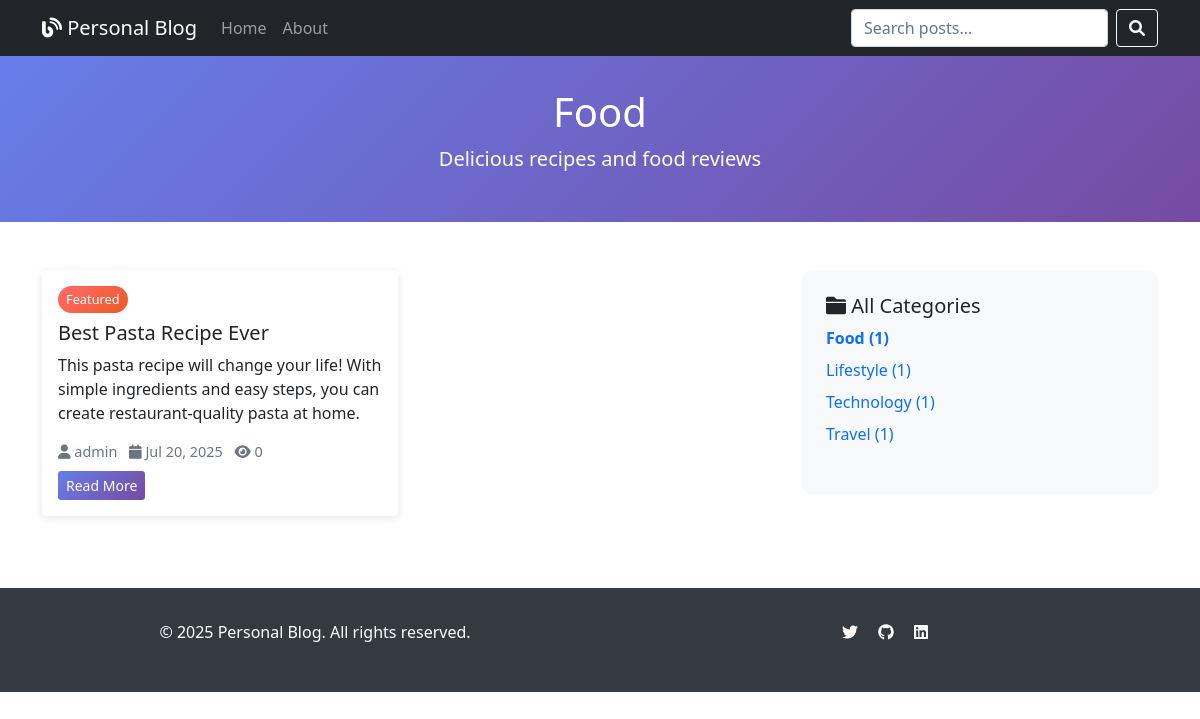
The app's page /category/food/ with its own data.
### blog/models.py (models this page shows, shortened)
class Category(models.Model):
    name = models.CharField(max_length=100, unique=True)
    slug = models.SlugField(max_length=100, unique=True)
    description = models.TextField(blank=True)
    created_at = models.DateTimeField(auto_now_add=True)
    class Meta:
        verbose_name_plural = "Categories"
        ordering = ['name']
    def get_absolute_url(self):
        return reverse('blog:category_posts', kwargs={'slug': self.slug})

class Post(models.Model):
    STATUS_CHOICES = [
        ('draft', 'Draft'),
        ('published', 'Published'),
    ]
    title = models.CharField(max_length=200)
    slug = models.SlugField(max_length=200, unique=True)
    author = models.ForeignKey(User, on_delete=models.CASCADE, related_name='blog_posts')
    category = models.ForeignKey(Category, on_delete=models.CASCADE, related_name='posts')
    content = models.TextField()
    excerpt = models.TextField(max_length=300, blank=True, help_text="Short description of the post")
    featured_image = models.ImageField(upload_to='blog_images/', blank=True, null=True)
    status = models.CharField(max_length=10, choices=STATUS_CHOICES, default='draft')
    created_at = models.DateTimeField(auto_now_add=True)
    updated_at = models.DateTimeField(auto_now=True)
    published_at = models.DateTimeField(blank=True, null=True)
    views = models.PositiveIntegerField(default=0)
    featured = models.BooleanField(default=False)
    class Meta:
        ordering = ['-published_at', '-created_at']
    def get_absolute_url(self):
        return reverse('blog:post_detail', kwargs={'slug': self.slug})

### blog/views.py (the view)
# urls.py: path('category/<slug:slug>/', views.CategoryPostsView.as_view(), name='category_posts'),
class CategoryPostsView(ListView):
    model = Post
    template_name = 'blog/category_posts.html'
    context_object_name = 'posts'
    paginate_by = 6
    def get_queryset(self):
        self.category = get_object_or_404(Category, slug=self.kwargs['slug'])
        return Post.objects.filter(
            category=self.category,
            status='published'
        ).select_related('author', 'category')
    def get_context_data(self, **kwargs):
        context = super().get_context_data(**kwargs)
        context['category'] = self.category
        context['categories'] = Category.objects.all()
        return context

### templates/blog/category_posts.html (shortened to what this page needs)
{% extends 'base.html' %}
{% block header %}{{ category.name }}{% endblock %}
{% block subheader %}{{ category.description }}{% endblock %}
{% block content %}
<div class="row">
    <div class="col-lg-8">
        <div class="row">
            {% for post in posts %}
            <div class="col-md-6 mb-4">
                <div class="card h-100">
                    <div class="card-body">
                        {% if post.featured %}
                        <span class="featured-badge mb-2 d-inline-block">Featured</span>
                        {% endif %}
                        <h5 class="card-title">{{ post.title }}</h5>
                        <p class="card-text">{{ post.excerpt|truncatewords:20 }}</p>
                        <div class="post-meta mb-2">
                            <i class="fas fa-user"></i> {{ post.author.get_full_name|default:post.author.username }}
                            <i class="fas fa-calendar ms-2"></i> {{ post.published_at|date:"M d, Y" }}
                            <i class="fas fa-eye ms-2"></i> {{ post.views }}
                        </div>
                        <a href="{{ post.get_absolute_url }}" class="btn btn-primary btn-sm">Read More</a>
                    </div>
                </div>
            </div>
            {% endfor %}
        </div>
    </div>
    <div class="col-lg-4">
        <div class="sidebar">
            <div class="mb-4">
                <h5><i class="fas fa-folder"></i> All Categories</h5>
                <ul class="list-unstyled">
                    {% for cat in categories %}
                    <li class="mb-2">
                        <a href="{{ cat.get_absolute_url }}" class="text-decoration-none {% if cat == category %}fw-bold text-primary{% endif %}">
                            {{ cat.name }} ({{ cat.posts.count }})
                        </a>
                    </li>
                    {% endfor %}
                </ul>
            </div>
        </div>
    </div>
</div>
{% endblock %}

### templates/base.html (style rules this page uses)
.card { transition: transform 0.3s ease; border: none; box-shadow: 0 2px 10px rgba(0,0,0,0.1); }
.post-meta { color: #6c757d; font-size: 0.9rem; }
.featured-badge { background: linear-gradient(135deg, #ff6b6b, #ee5a24); color: white; padding: 0.25rem 0.5rem; border-radius: 15px; font-size: 0.8rem; }
.sidebar { background-color: #f8f9fa; border-radius: 10px; padding: 1.5rem; }
.btn-primary { background: linear-gradient(135deg, #667eea 0%, #764ba2 100%); border: none; }

### records on screen
Category: name "Food", description "Delicious recipes and food reviews", posts.count "1"
Post: featured "Featured", title "Best Pasta Recipe Ever", excerpt "This pasta recipe will change your life! With simple ingredients and easy steps, you can create restaurant-quality pasta at home.", author.get_full_name "admin", published_at "Jul 20, 2025", views "0"
Category: name "Lifestyle", posts.count "1"
Category: name "Technology", posts.count "1"
Category: name "Travel", posts.count "1"
